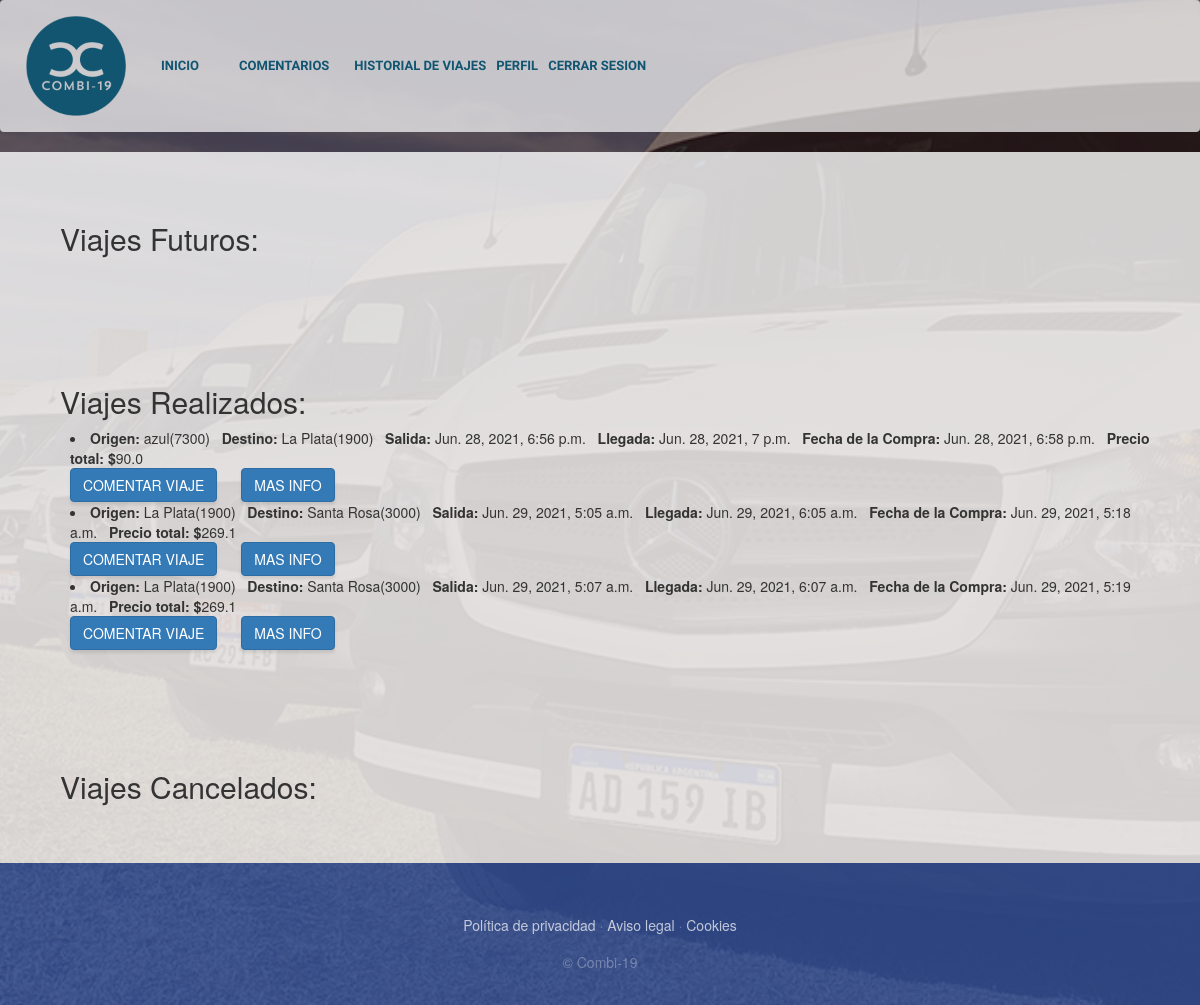
Screenshot of /HistorialDeViajes/ (signed in) with the database file from the repository.
### PaginaDePruebaApp/models.py (models this page shows, shortened)
class Compra(models.Model):
    fechaCompra=models.DateTimeField(auto_now_add=True)
    total=models.FloatField()
    viaje = models.ForeignKey(Viaje, on_delete= models.CASCADE)
    user = models.ForeignKey(Cliente, on_delete= models.CASCADE)
    insumos = models.ManyToManyField(Insumo,default=None,null=True,through='CantidadInsumo')
    comentario=models.OneToOneField(Comentario,on_delete=models.SET_NULL,default=None,null=True)
    invitados=models.ManyToManyField(Invitado,default=None,null=True)
    pendiente=models.BooleanField(default=False)
    cancelado=models.BooleanField(default=False)
    reembolso=models.OneToOneField(Reembolso, on_delete=CASCADE, default=None, null=True)
    class Meta:
        verbose_name="Compra"
        verbose_name_plural="Compras"

class Viaje(models.Model):
    enCurso=models.BooleanField(default=False, verbose_name="Viaje iniciado")
    finalizado=models.BooleanField(default=False, verbose_name="Viaje finalizado")
    insumo = models.ManyToManyField(Insumo, verbose_name="Lista de insumos", blank=True)
    combi = models.ForeignKey(Combi, verbose_name="Lista de combis",on_delete=models.PROTECT)
    ruta = models.ForeignKey(Ruta, verbose_name="ruta",on_delete=models.PROTECT)
    fechaSalida=models.DateTimeField()
    fechaLlegada=models.DateTimeField()
    duracion=models.CharField(max_length=20, default='')
    asientosDisponibles=models.PositiveIntegerField()
    precio=models.PositiveIntegerField()
    class Meta:
        verbose_name="Viaje"
        verbose_name_plural="Viajes"

class Ruta(models.Model):
    id = models.AutoField(primary_key=True)
    origen = models.ForeignKey(Lugar, on_delete= models.PROTECT,related_name = 'rutaOrigen')
    destino = models.ForeignKey(Lugar, on_delete= models.PROTECT, related_name = 'rutaDestino')
    distancia=models.PositiveIntegerField() #distancia en km
    descripcion = models.CharField(max_length=50, blank=False)
    class Meta:
        unique_together=('origen','destino','descripcion')  ## hace que no puede haber otra ruta con estos 3 campos iguales
        verbose_name="Ruta"
        verbose_name_plural="Rutas"

class Lugar(models.Model):
    nombre=models.CharField(max_length=30)
    codigoPostal=models.IntegerField(unique=True, primary_key=True)
    def __str__(self):
        return "{0}({1})".format(self.nombre, self.codigoPostal)
    class Meta:
        verbose_name="Lugar"
        verbose_name_plural="Lugares"

### PaginaDePruebaApp/views.py (the view)
# urls.py: path('HistorialDeViajes/', views.HistorialDeViajes,name = "HistorialDeViajes"),
def HistorialDeViajes(request):
    if request.user.is_authenticated:
        compras=Compra.objects.filter(user__user__id__icontains=request.user.id)
        persona=Cliente.objects.get(user_id=request.user.id)
        if compras:
            return render(request,"PaginaDePruebaApp/historialDeViajes.html", {"compras":compras,"persona":persona})
        else:
            return render(request,"PaginaDePruebaApp/historialDeViajes.html",{"persona":persona})

### PaginaDePruebaApp/templates/PaginaDePruebaApp/historialDeViajes.html (shortened to what this page needs)
{% extends "PaginaDePruebaApp/base.html" %}
{% load static %}
{% block content %}
{% if compras %}
<div style="background-color: rgba(255, 255, 255,0.8); padding:50px">
    <h2 style="margin-left: 10px;">Viajes Futuros:</h2>
</div>
<div style="background-color: rgba(255, 255, 255,0.8); padding:50px">
    <h2 style="margin-left: 10px;">Viajes Realizados:</h2>
    {% for compra in compras %}
        {% if compra.viaje.finalizado and not compra.cancelado%}
            <li style="margin-left: 20px;">
                <b>Origen: </b>{{compra.viaje.ruta.origen}} &nbsp; <b>Destino: </b>{{compra.viaje.ruta.destino}} &nbsp; <b>Salida: </b>{{compra.viaje.fechaSalida}} &nbsp; <b>Llegada: </b>{{compra.viaje.fechaLlegada}} &nbsp; <b>Fecha de la Compra: </b>{{compra.fechaCompra}} &nbsp; <b>Precio total: $</b>{{compra.total}}
            </li>
            {% if compra.comentario == null%}
                <a href="{% url 'AgregarComentario' compra.id %}" style="margin-left: 20px;" class="btn btn-primary">COMENTAR VIAJE</a>
            {% endif %}
            <a href="{% url 'infoViaje' compra.viaje.id %}" style="margin-left: 20px;" class="btn btn-primary">MAS INFO</a>
        {% endif %}
    {% endfor %}
</div>
<div style="background-color: rgba(255, 255, 255,0.8); padding:50px">
    <h2 style="margin-left: 10px;">Viajes Cancelados:</h2>
</div>
{% else %}
    <h4 style="background-color: rgba(255, 255, 255,0.8); color:black; padding:50px">No hay viajes en su historial</h4>
{% endif %}
{% endblock %}

### PaginaDePruebaApp/static/PaginaDePruebaApp/css/gestion.css (style rules this page uses)
body { font-family: 'Lora'; background: linear-gradient(rgba(47, 23, 15, 0.65), rgba(47, 23, 15, 0.65)), url("../img/fondo.jpg"); background-attachment: fixed; background-position: center; background-size: cover; }
h1, h2, h3, h4, h5, h6 { font-family: 'Raleway'; }
.btn { box-shadow: 0px 3px 3px 0px rgba(33, 37, 41, 0.1); }

### rows the page displays
Compra: viaje.ruta.origen "azul(7300)", viaje.ruta.destino "La Plata(1900)", viaje.fechaSalida "Jun. 28, 2021, 6:56 p.m.", viaje.fechaLlegada "Jun. 28, 2021, 7 p.m.", fechaCompra "Jun. 28, 2021, 6:58 p.m.", total "90.0", shows "COMENTAR VIAJE"
Compra: viaje.ruta.origen "La Plata(1900)", viaje.ruta.destino "Santa Rosa(3000)", viaje.fechaSalida "Jun. 29, 2021, 5:05 a.m.", viaje.fechaLlegada "Jun. 29, 2021, 6:05 a.m.", fechaCompra "Jun. 29, 2021, 5:18 a.m.", total "269.1", shows "COMENTAR VIAJE"
Compra: viaje.ruta.origen "La Plata(1900)", viaje.ruta.destino "Santa Rosa(3000)", viaje.fechaSalida "Jun. 29, 2021, 5:07 a.m.", viaje.fechaLlegada "Jun. 29, 2021, 6:07 a.m.", fechaCompra "Jun. 29, 2021, 5:19 a.m.", total "269.1", shows "COMENTAR VIAJE"
